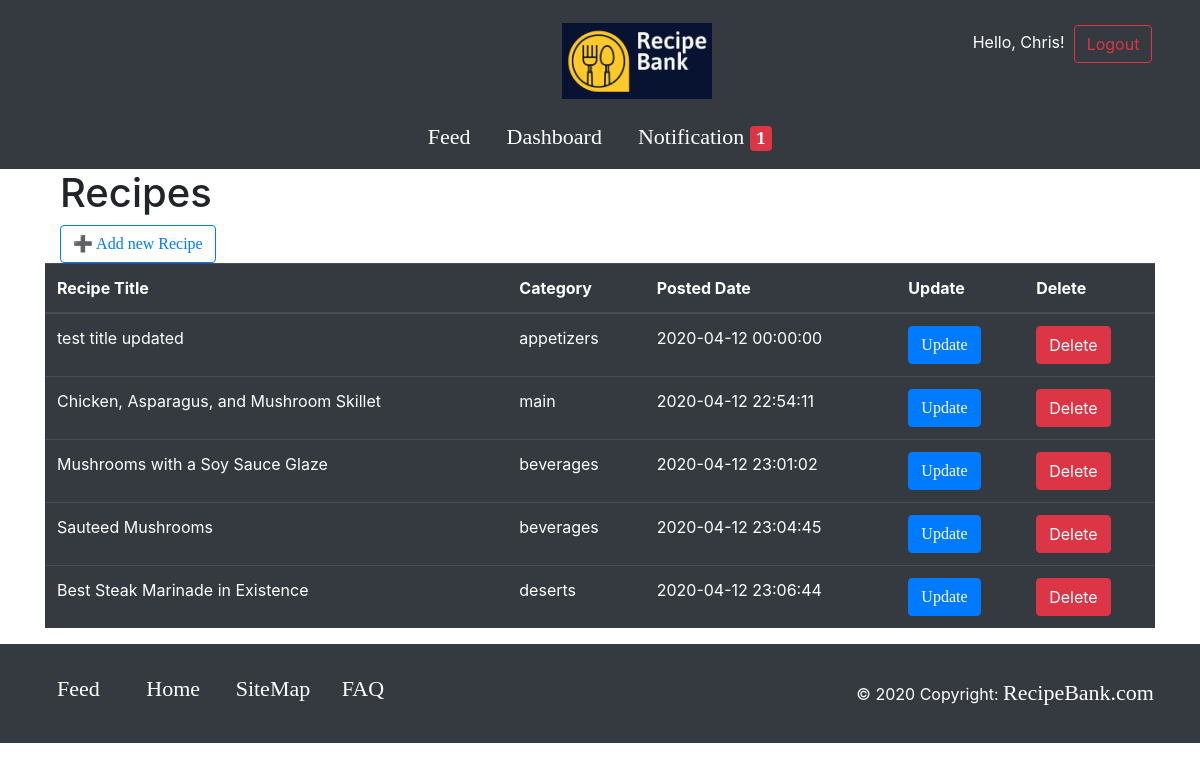
The app's page /listRecipe.php (signed in) with its own data.
### tables this page shows
CREATE TABLE `users` (
  `id` int(10) NOT NULL,
  `first_name` varchar(20) NOT NULL,
  `last_name` varchar(20) NOT NULL,
  `email` varchar(50) NOT NULL,
  `password` varchar(15) NOT NULL,
  `user_role` tinyint(1) NOT NULL,
  `is_subscribed` tinyint(1) NOT NULL,
  `mute_notification` tinyint(1) NOT NULL
);

CREATE TABLE `recipes` (
  `id` int(10) NOT NULL,
  `title` varchar(255) NOT NULL,
  `ingredients` mediumtext NOT NULL,
  `preparation` mediumtext NOT NULL,
  `category` varchar(255) NOT NULL,
  `recipe_img` varchar(255) DEFAULT NULL,
  `user_id` int(10) NOT NULL,
  `posted_date` datetime NOT NULL
);

### websiteCRUD.php (called while the page is built, shortened)
<?php
    class websiteCRUD implements websiteInterface{
        public function checkUser($email, $password){
            $dbcon = Database::getDb();
            $sql = "SELECT * FROM users WHERE email = :email AND password = :password";
            $pst = $dbcon->prepare($sql);
            $pst->bindParam(':email', $email);
            $pst->bindParam(':password', $password);
            $pst->execute();
            return $pst->fetch(PDO::FETCH_OBJ);
        }
        public function getTotalNotifications($user_id){
            $dbcon = Database::getDb();
            $sql = "SELECT count(notifications.id) as total_notifications FROM notifications
                    inner join recipes on recipes.id = notifications.recipe_id
                    inner join users on users.id = recipes.user_id
                    WHERE recipes.user_id = :user_id AND status in ('new', '')
                    AND recipes.user_id != notifications.sender_user_id";
            $pst = $dbcon->prepare($sql);
            $pst->bindParam(':user_id', $user_id->id);
            $pst->execute();
            $count = $pst->fetch(PDO::FETCH_OBJ);
            if ($count){
                return $count->total_notifications;
            }
            else {
                return "";
            }
        }
    }
?>

### feedCrud.php (called while the page is built, shortened)
<?php
class FeedCrud{
    public function custom($sql){
        $dbcon = database::getDb();
        $pdostm = $dbcon->prepare($sql);
        $pdostm->execute();
        $results = $pdostm->fetchAll(PDO::FETCH_ASSOC);
        return $results;
    }
}

### listRecipe.php (the view, shortened to what this page needs)
<?php
    require_once 'feedCRUD.php';
    $feedObj = new FeedCrud();
    $userEmail = $_SESSION['email'];
    $loggedUser = $feedObj->custom("SELECT * FROM users where email= '$userEmail'");
    $userId = $loggedUser[0]['id'];
    $recipes = $feedObj->custom("Select * from recipes where user_id = $userId");
?>
<!DOCTYPE html>
<html lang="en">
    <head>
        <link rel="stylesheet" type="text/css" href="css/style.css">
        <link rel="stylesheet" href="https://stackpath.bootstrapcdn.com/bootstrap/4.4.1/css/bootstrap.min.css">
        <link href="https://cdnjs.cloudflare.com/ajax/libs/font-awesome/4.7.0/css/font-awesome.min.css" rel="stylesheet">
    </head>
    <body>
        <header class="bg-dark">
            <?php include 'header.php'?>
        </header>
        <main>
            <div class="container">
            <div class="container">
                <h1 class="h1 page-header">Recipes</h1>
                <a href="createRecipe.php" ><button type="button" class="btn btn-outline-primary add-faq-btn">&#10133 Add new Recipe</button></a>
            </div>
                <table class="table table-dark table-hover">
                    <thead>
                        <tr>
                        <th>Recipe Title</th>
                        <th>Category</th>
                        <th>Posted Date</th>
                        <th>Update</th>
                        <th>Delete</th>
                        </tr>
                    </thead>
                    <tbody>
                        <?php
                            foreach($recipes as $r){
                                echo("
                                    <tr>
                                        <td>".$r['title']."</td>
                                        <td>".$r['category']."</td>
                                        <td>".$r['posted_date']."</td>
                                        <td><a href='updateRecipe.php?id=".$r['id']."'><button type='button' class='btn btn-primary'>Update</button></a></td>
                                        <td><button type='button' class='btn btn-danger' data-toggle='modal' data-target='#delete".$r['id']."'>Delete</button>
                                        </td>
                                    </tr>
                                    <div class='modal fade' id='delete".$r['id']."' tabindex='-1' role='dialog' aria-labelledby='deleterecipe-Title' aria-hidden='true'>
                                        <div class='modal-dialog modal-dialog-centered' role='document'>
                                        <div class='modal-content'>
                                            <div class='modal-header'>
                                            <h5 class='modal-title' id='deleterecipeTitle'>Delete recipe</h5>
                                            <button type='button' class='close' data-dismiss='modal' aria-label='Close'>
                                                <span aria-hidden='true'>&times;</span>
                                            </button>
                                            </div>
                                            <div class='modal-body'>
                                            <p class='lead'>Are you sure you want to delete this recipe?</p>
                                            </div>
                                            <div class='modal-footer'>
                                            <button type='button' class='btn btn-secondary' data-dismiss='modal'>Close</button>
                                            <button type='button' class='btn btn-danger' onclick='deleterecipe(".$r['id'].")'>Delete</button>
                                            </div>
                                        </div>
                                        </div>
                                    </div>
                                ");
                            }
                        ?>
                    </tbody>
                </table>
            </div>
        </main>
        <footer class="page-footer font-small ">
            <?php include 'footer.php'?>
        </footer>
    </body>
</html>

### header.php (shortened to what this page needs)
<?php
require_once 'websiteCRUD.php';
$user = false;
if(isset($_SESSION['email']) && isset($_SESSION['password'])){
  $websiteCRUD = new websiteCRUD();
  $user = $websiteCRUD->checkUser($_SESSION['email'], $_SESSION['password']);
}
?>
<div class="row">
	<a class="navbar-brand col-sm-4" href="index.php"><img src="images/logo.png" alt="logo of the recipe bank."></a>
	<?php
		if (!$user) {
	?>
		<div class="col-sm-1 sinlog">
			<a class="btn btn-md btn-outline-success my-2 my-sm-0" href="login.php">Login</a>
		</div>
		<div class="col-sm-0 sinlog">
			<a class="btn btn-md btn-outline-success my-2 my-sm-0" href="signup.php">SignUp</a>
		</div>
	<?php
		} else {
	?>
		<div class="col-sm-0 sinlog">
			<form method="post" action="header.php">
				<span class="text-white"> Hello, <?=$user->first_name?>!&nbsp;</span>
				<input class="btn btn-outline-danger" type="submit" name="signOut" value="Logout">
			</form>
		</div>
	<?php
		}
	?>
</div>
<div class="row">
	<nav class="navbar navbar-expand-lg navbar-dark">
		<div class="collapse navbar-collapse" id="navbarColor01">
			<ul class="navbar-nav mr-auto">
				<li class="nav-item active">
					<a class="nav-link" href="feed.php">Feed <span class="sr-only"></span></a>
				</li>
				<?php
					if ($user) {
				?>
					<li class="nav-item">
						<a class="nav-link" href="adminpanel.php">Dashboard</a>
					</li>
					<li class="nav-item">
						<a class="nav-link" href="notifications.php">Notification <span class="badge badge-danger"><?=$websiteCRUD->getTotalNotifications($user)?></span></a>
					</li>
				<?php
					}
				?>
			</ul>
		</div>
	</nav>
</div>

### css/style.css (style rules this page uses)
header { background-color : #071330; }
.navbar { max-width: 1200px; margin: 0 auto; }
.navbar-brand img { width: 150px; height: auto; }
.navbar-nav > li { float: none; display: inline-block; padding : 0 10px 0 10px; }
.navbar-dark .navbar-nav .nav-item .nav-link { color: #ffffff; }
.navbar-brand { margin-top:1.5%; }
.sinlog { margin-top : 2%; }
a { font-family: 'Alegreya Sans SC'; font-size: 22px; }

### records on screen
users: first_name "Chris"
recipes: title "test title updated", category "appetizers", posted_date "2020-04-12 00:00:00"
recipes: title "Chicken, Asparagus, and Mushroom Skillet", category "main", posted_date "2020-04-12 22:54:11"
recipes: title "Mushrooms with a Soy Sauce Glaze", category "beverages", posted_date "2020-04-12 23:01:02"
recipes: title "Sauteed Mushrooms", category "beverages", posted_date "2020-04-12 23:04:45"
recipes: title "Best Steak Marinade in Existence", category "deserts", posted_date "2020-04-12 23:06:44"

### other values on screen
$websiteCRUD->getTotalNotifications($user) "1"
